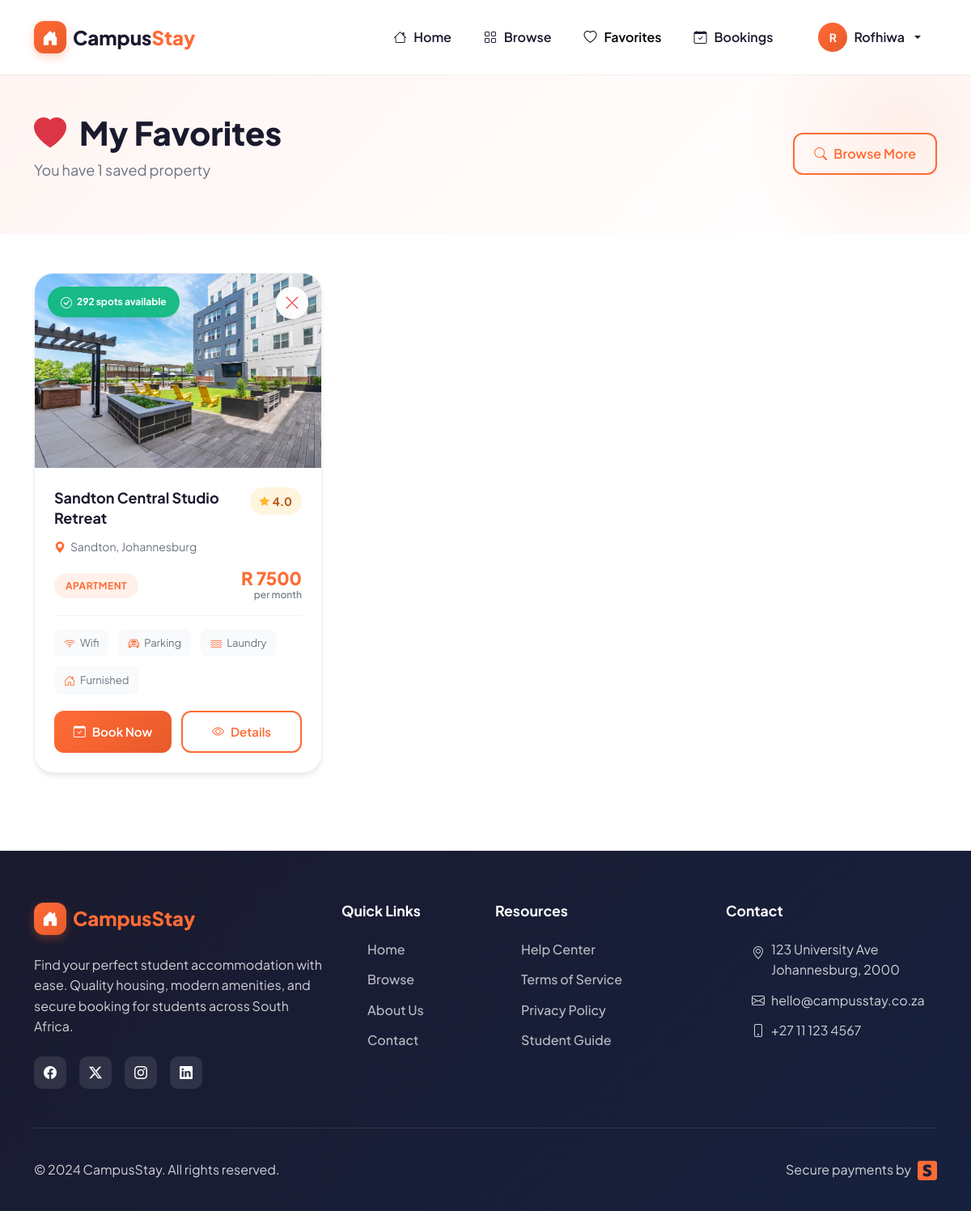
/favorites (signed in), run on the app's committed database.
### models.py (models this page shows, shortened)
class User(UserMixin, db.Model):
    id = db.Column(db.Integer, primary_key=True)
    full_name = db.Column(db.String(100), nullable=False)
    email = db.Column(db.String(120), unique=True, nullable=False)
    student_number = db.Column(db.String(8), unique=True, nullable=False)
    id_number = db.Column(db.String(13), unique=True, nullable=False)
    phone = db.Column(db.String(10), nullable=False)
    password_hash = db.Column(db.String(128))
    is_admin = db.Column(db.Boolean, default=False)
    created_at = db.Column(db.DateTime, default=datetime.utcnow)
    bookings = db.relationship('Booking', backref='user', lazy=True)
    reviews = db.relationship('Review', backref='user', lazy=True)
    favorites = db.relationship('Favorite', backref='user', lazy=True)

class Accommodation(db.Model):
    id = db.Column(db.Integer, primary_key=True)
    title = db.Column(db.String(200), nullable=False)
    description = db.Column(db.Text)
    location = db.Column(db.String(200), nullable=False)
    room_type = db.Column(db.String(50), nullable=False)
    price_per_month = db.Column(db.Float, nullable=False)
    capacity = db.Column(db.Integer, nullable=False)
    current_occupancy = db.Column(db.Integer, default=0)
    image_filename = db.Column(db.String(100))
    amenities = db.Column(db.String(500))
    is_active = db.Column(db.Boolean, default=True)
    admin_id = db.Column(db.Integer, db.ForeignKey('user.id'))
    created_at = db.Column(db.DateTime, default=datetime.utcnow)
    bookings = db.relationship('Booking', backref='accommodation', lazy=True)
    reviews = db.relationship('Review', backref='accommodation', lazy=True)
    favorites = db.relationship('Favorite', backref='accommodation', lazy=True)
    def get_amenities_list(self):
        if self.amenities:
            return json.loads(self.amenities)
        return []
    def available_spots(self):
        return self.capacity - self.current_occupancy
    def average_rating(self):
        if not self.reviews:
            return 0
        return sum(r.rating for r in self.reviews) / len(self.reviews)
    def is_full(self):
        return self.current_occupancy >= self.capacity

class Review(db.Model):
    id = db.Column(db.Integer, primary_key=True)
    user_id = db.Column(db.Integer, db.ForeignKey('user.id'), nullable=False)
    accommodation_id = db.Column(db.Integer, db.ForeignKey('accommodation.id'), nullable=False)
    rating = db.Column(db.Integer, nullable=False)
    comment = db.Column(db.Text)
    created_at = db.Column(db.DateTime, default=datetime.utcnow)
    __table_args__ = (db.UniqueConstraint('user_id', 'accommodation_id', name='unique_review'),)

### app.py (the view)
@app.route('/favorites')
@login_required
def favorites():
    try:
        user_favorites = Favorite.query.filter_by(user_id=current_user.id).all()
        accommodation_ids = [f.accommodation_id for f in user_favorites]
        if accommodation_ids:
            accommodations = Accommodation.query.filter(
                Accommodation.id.in_(accommodation_ids),
                Accommodation.is_active==True
            ).all()
        else:
            accommodations = []
        fav_ids = [f.accommodation_id for f in current_user.favorites]
        return render_template('favorites.html', accommodations=accommodations,
                             get_amenity_icon=get_amenity_icon, user_favorites=fav_ids)
    except Exception as e:
        app.logger.error(f'Error loading favorites: {e}')
        flash('Error loading favorites.', 'danger')
        return redirect(url_for('index'))

### templates/favorites.html (shortened to what this page needs)
{% extends "base.html" %}
{% block content %}
<section class="page-header">
    <div class="container">
        <div class="row align-items-center">
            <div class="col-lg-8">
                <h1 class="page-title">
                    <i class="bi bi-heart-fill text-danger me-3"></i>My Favorites
                </h1>
                <p class="page-subtitle">
                    {% if accommodations|length > 0 %}
                        You have {{ accommodations|length }} saved propert{{ 'y' if accommodations|length == 1 else 'ies' }}
                    {% else %}
                        Save your favorite accommodations to compare and book later
                    {% endif %}
                </p>
            </div>
            <div class="col-lg-4 text-lg-end mt-3 mt-lg-0">
                <a href="{{ url_for('accommodations') }}" class="btn btn-outline-orange">
                    <i class="bi bi-search me-2"></i>Browse More
                </a>
            </div>
        </div>
    </div>
</section>
<section class="favorites-section">
    <div class="container">
        {% if accommodations %}
        <div class="row g-4">
            {% for acc in accommodations %}
            <div class="col-lg-4 col-md-6">
                <div class="favorite-card" id="favorite-card-{{ acc.id }}">
                    <div class="card-image-wrapper">
                        <img src="{{ url_for('static', filename='uploads/' + acc.image_filename) if acc.image_filename else 'https://images.unsplash.com/photo-1522708323590-d24dbb6b0267?ixlib=rb-4.0.3&auto=format&fit=crop&w=800&q=80' }}"
                             alt="{{ acc.title }}">
                        {% set spots = acc.available_spots() %}
                        {% if spots == 0 %}
                            <div class="spots-badge full">
                                <i class="bi bi-x-circle"></i> Fully Booked
                            </div>
                        {% elif spots <= 2 %}
                            <div class="spots-badge limited">
                                <i class="bi bi-exclamation-triangle"></i> Only {{ spots }} left
                            </div>
                        {% else %}
                            <div class="spots-badge available">
                                <i class="bi bi-check-circle"></i> {{ spots }} spots available
                            </div>
                        {% endif %}
                        <button class="remove-favorite-btn" onclick="removeFavorite({{ acc.id }})" title="Remove from favorites">
                            <i class="bi bi-x-lg"></i>
                        </button>
                    </div>
                    <div class="card-content">
                        <div class="card-header-row">
                            <h3 class="card-title">{{ acc.title }}</h3>
                            <div class="rating-badge">
                                <i class="bi bi-star-fill"></i>
                                {{ "%.1f"|format(acc.average_rating()) }}
                            </div>
                        </div>
                        <div class="location-text">
                            <i class="bi bi-geo-alt-fill"></i>
                            {{ acc.location }}
                        </div>
                        <div class="type-price-row">
                            <span class="room-type-badge">{{ acc.room_type.title() }}</span>
                            <div class="price-tag">
                                <div class="price-amount">R {{ "%.0f"|format(acc.price_per_month) }}</div>
                                <div class="price-period">per month</div>
                            </div>
                        </div>
                        <div class="amenities-row">
                            {% for amenity in acc.get_amenities_list()[:4] %}
                            <span class="amenity-item">
                                <i class="bi {{ get_amenity_icon(amenity) }}"></i>
                                {{ amenity.replace('_', ' ').title() }}
                            </span>
                            {% endfor %}
                        </div>
                        <div class="action-buttons">
                            {% if not acc.is_full() %}
                            <a href="{{ url_for('accommodation_detail', id=acc.id) }}#booking" class="btn-book">
                                <i class="bi bi-calendar-check"></i>Book Now
                            </a>
                            {% else %}
                            <button class="btn-book" disabled style="opacity: 0.6; cursor: not-allowed;">
                                <i class="bi bi-x-circle"></i>Fully Booked
                            </button>
                            {% endif %}
                            <a href="{{ url_for('accommodation_detail', id=acc.id) }}" class="btn-view">
                                <i class="bi bi-eye"></i>Details
                            </a>
                        </div>
                    </div>
                </div>
            </div>
            {% endfor %}
        </div>
        {% endif %}
    </div>
</section>
{% endblock %}

### templates/base.html (shortened to what this page needs)
<!DOCTYPE html>
<html lang="en" data-bs-theme="light">
<head>
    <link href="https://cdn.jsdelivr.net/npm/bootstrap@5.3.2/dist/css/bootstrap.min.css" rel="stylesheet">
    <link rel="stylesheet" href="https://cdn.jsdelivr.net/npm/bootstrap-icons@1.11.0/font/bootstrap-icons.css">
</head>
<body>
    <nav class="navbar navbar-expand-lg fixed-top">
    <div class="container">
        <a class="navbar-brand" href="{{ url_for('index') }}">
            <div class="brand-icon">
                <i class="bi bi-house-door-fill"></i>
            </div>
            <span class="brand-text">Campus<span>Stay</span></span>
        </a>
        <div class="collapse navbar-collapse" id="navbarNav">
            <ul class="navbar-nav ms-auto align-items-lg-center">
                <li class="nav-item">
                    <a class="nav-link {{ 'active' if request.endpoint == 'index' }}"
                       href="{{ url_for('index') }}">
                        <i class="bi bi-house"></i> Home
                    </a>
                </li>
                <li class="nav-item">
                    <a class="nav-link {{ 'active' if request.endpoint == 'accommodations' }}"
                       href="{{ url_for('accommodations') }}">
                        <i class="bi bi-grid"></i> Browse
                    </a>
                </li>
                <li class="nav-item">
                    <a class="nav-link {{ 'active' if request.endpoint == 'favorites' }}"
                       href="{{ url_for('favorites') }}">
                        <i class="bi bi-heart"></i> Favorites
                    </a>
                </li>
                <li class="nav-item">
                    <a class="nav-link {{ 'active' if request.endpoint == 'my_bookings' }}"
                       href="{{ url_for('my_bookings') }}">
                        <i class="bi bi-calendar-check"></i> Bookings
                    </a>
                </li>
                {% if current_user.is_authenticated %}
                    <li class="nav-item dropdown ms-lg-3">
                        <a class="nav-link dropdown-toggle d-flex align-items-center gap-2"
                           href="#" role="button" data-bs-toggle="dropdown">
                            <div class="user-avatar">
                                {{ current_user.full_name[0] }}
                            </div>
                            <span class="d-none d-lg-inline">
                                {{ current_user.full_name.split()[0] }}
                            </span>
                        </a>
                    </li>
                {% endif %}
            </ul>
        </div>
    </div>
</nav>
    <main class="{% block main_class %}{% endblock %}">
        {% block content %}{% endblock %}
    </main>
    <footer class="footer">
        <div class="container">
            <div class="row g-4">
                <div class="col-lg-4">
                    <a class="footer-brand d-flex align-items-center gap-2 mb-4" href="{{ url_for('index') }}">
                        <div class="brand-icon">
                            <i class="bi bi-house-door-fill"></i>
                        </div>
                        <span>Campus<span>Stay</span></span>
                    </a>
                    <p class="mb-4">Find your perfect student accommodation with ease. Quality housing, modern amenities, and secure booking for students across South Africa.</p>
                    <div class="social-links">
                        <a href="#" aria-label="Facebook"><i class="bi bi-facebook"></i></a>
                        <a href="#" aria-label="Twitter"><i class="bi bi-twitter-x"></i></a>
                        <a href="#" aria-label="Instagram"><i class="bi bi-instagram"></i></a>
                        <a href="#" aria-label="LinkedIn"><i class="bi bi-linkedin"></i></a>
                    </div>
                </div>
                <div class="col-lg-2 col-md-4">
                    <h5 class="footer-heading">Quick Links</h5>
                    <ul class="footer-links">
                        <li><a href="{{ url_for('index') }}">Home</a></li>
                        <li><a href="{{ url_for('accommodations') }}">Browse</a></li>
                        <li><a href="#">About Us</a></li>
                        <li><a href="#">Contact</a></li>
                    </ul>
                </div>
                <div class="col-lg-3 col-md-4">
                    <h5 class="footer-heading">Resources</h5>
                    <ul class="footer-links">
                        <li><a href="#">Help Center</a></li>
                        <li><a href="#">Terms of Service</a></li>
                        <li><a href="#">Privacy Policy</a></li>
                        <li><a href="#">Student Guide</a></li>
                    </ul>
                </div>
                <div class="col-lg-3 col-md-4">
                    <h5 class="footer-heading">Contact</h5>
                    <ul class="footer-links">
                        <li class="d-flex align-items-start gap-2">
                            <i class="bi bi-geo-alt mt-1"></i>
                            <span>123 University Ave<br>Johannesburg, 2000</span>
                        </li>
                        <li class="d-flex align-items-center gap-2">
                            <i class="bi bi-envelope"></i>
                            <span>hello@campusstay.co.za</span>
                        </li>
                        <li class="d-flex align-items-center gap-2">
                            <i class="bi bi-phone"></i>
                            <span>+27 11 123 4567</span>
                        </li>
                    </ul>
                </div>
            </div>
            <div class="footer-bottom d-flex flex-column flex-md-row justify-content-between align-items-center gap-3">
                <p class="mb-0">&copy; 2024 CampusStay. All rights reserved.</p>
                <p class="mb-0 d-flex align-items-center gap-2">
                    Secure payments by
                    <i class="bi bi-stripe fs-4" style="color: var(--primary-orange);"></i>
                </p>
            </div>
        </div>
    </footer>
</body>
</html>

### data on the page
User: full_name "R", full_name "Rofhiwa"
Accommodation: image_filename (picture), spots "292", title "Sandton Central Studio Retreat", location "Sandton, Johannesburg", room_type "APARTMENT", price_per_month "7500", replace "Wifi" "Parking" "Laundry" "Furnished"
Review: average_rating "4.0"

### other printed values
{{ accommodations|length }} "1"
{{ 'y' if accommodations|length == 1 else 'ies' }} "y"
